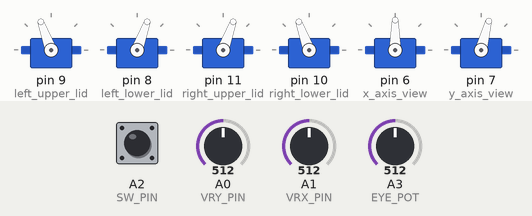
The sketch below on a simulated Arduino Uno, built with avr-gcc and run on an emulated ATmega328P. Parts: 6 × servo. Inputs (shaded band) come from the test bench; at power-on: A2 (SW_PIN) HIGH, A0 (VRY_PIN) = 512, A3 (EYE_POT) = 512, A1 (VRX_PIN) = 512. What the sketch prints to the serial monitor is not drawn.

Above: at 1.2 s.
1.3 s: A2 (SW_PIN) pulled LOW for 1 s
At 1.52 s:
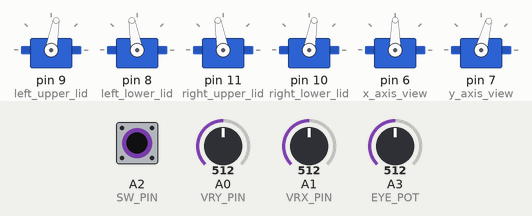
4.3 s: A0 (VRY_PIN) set to 716
At 5.6 s:
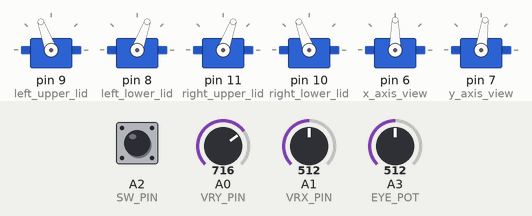
5.9 s: A3 (EYE_POT) set to 122
At 7.3 s:
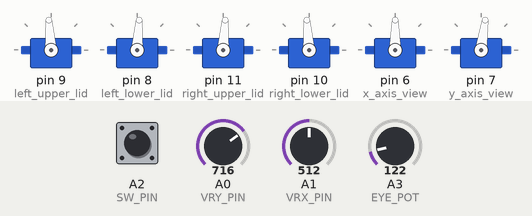
7.6 s: A1 (VRX_PIN) set to 716
At 8.6 s:
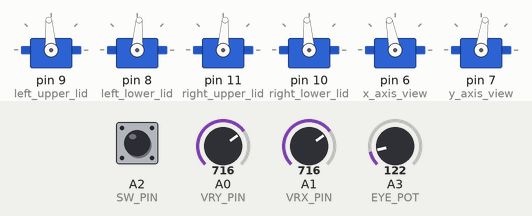
9.3 s: A2 (SW_PIN) pulled LOW for 0.15 s
At 9.55 s:
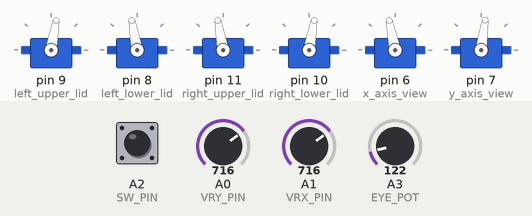
11.1 s: A3 (EYE_POT) set to 306
At 12.2 s:
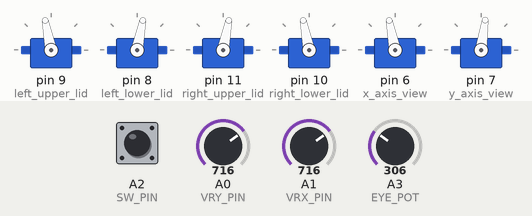
Timing chart, 0 to 13.8 s (numbered marks = the images above; inputs shaded):
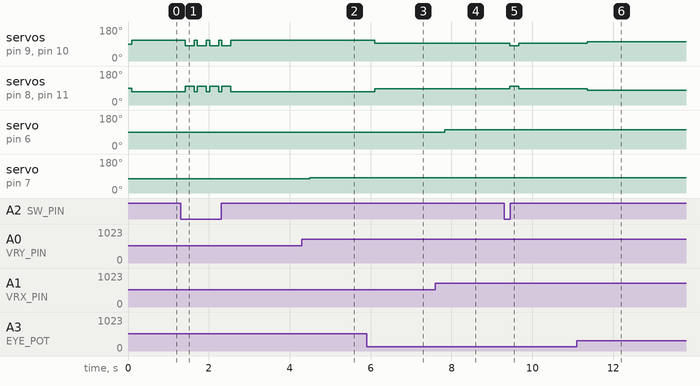

Measured:
- after the input at 1.3 s, servo on pin 9 (left_upper_lid): alternates 110° for 0.08 s and 80° for 0.22 s, 8 changes in all, then stays 110°, starting after 0.11 s; servo on pin 8 (left_lower_lid): alternates 100° for 0.22 s and 70° for 0.08 s, 8 changes in all, then stays 70°, starting after 0.11 s
- after the input at 4.3 s, servo on pin 7 (y_axis_view): 75° → 82° after 0.19 s
- after the input at 5.9 s, servo on pin 9 (left_upper_lid), servo on pin 10 (right_lower_lid): 110° → 94° after 0.20 s; servo on pin 8 (left_lower_lid), servo on pin 11 (right_upper_lid): 70° → 86° after 0.20 s
- after the input at 7.6 s, servo on pin 6 (x_axis_view): 90° → 101° after 0.23 s
- after the input at 9.3 s, servo on pin 9 (left_upper_lid), servo on pin 10 (right_lower_lid): 94° → 80° after 0.14 s, → 94° 0.22 s later; servo on pin 8 (left_lower_lid), servo on pin 11 (right_upper_lid): 86° → 100° after 0.14 s, → 86° 0.22 s later
- after the input at 11.1 s, servo on pin 9 (left_upper_lid), servo on pin 10 (right_lower_lid): 94° → 101° after 0.26 s; servo on pin 8 (left_lower_lid), servo on pin 11 (right_upper_lid): 86° → 79° after 0.26 s

The sketch:

joystick_input_arduino_uno.ino
```cpp
#include <Servo.h>

// Define the pin connections
int VRY_PIN = A0; // Potentiometer VRX pin connected to A0 (analog pin)
int VRX_PIN = A1; // Potentiometer VRY pin connected to digital pin D1
int SW_PIN = A2;  // Switch connected to digital pin D2
int EYE_POT = A3;

Servo left_upper_lid;
Servo left_lower_lid;
Servo right_upper_lid;
Servo right_lower_lid;
Servo x_axis_view;
Servo y_axis_view;

int vrxValue;
int vryValue;
int eyePotValue;

int x_axis_write_value;
int y_axis_write_value;
int eye_pot_write_value;

int eye_lid_value;

void setup() {
  // Initialize serial communication for debugging
  Serial.begin(9600);

  left_upper_lid.attach(9);
  left_lower_lid.attach(8);
  right_upper_lid.attach(11);
  right_lower_lid.attach(10);
  x_axis_view.attach(6);
  y_axis_view.attach(7);

  // Initialize the switch pin as an input with pull-up resistor
  pinMode(SW_PIN, INPUT_PULLUP);

  // Initialize the potentiometer pins (analog read pin doesn't need pinMode)
  pinMode(VRY_PIN, INPUT); // Digital pin for VRY
  pinMode(VRX_PIN, INPUT);
  pinMode(EYE_POT, INPUT);

  left_upper_lid.write(90);
  left_lower_lid.write(90);
  right_upper_lid.write(90);
  right_lower_lid.write(90);
  x_axis_view.write(90);
  y_axis_view.write(75);
}

void loop() {
  // Read the analog values from the potentiometers
  vrxValue = analogRead(VRX_PIN);  // Read VRX (A0 pin)
  vryValue = analogRead(VRY_PIN); // Read VRY (D1 pin, digital)
  eyePotValue = analogRead(EYE_POT);

  x_axis_write_value = map(vrxValue, 0, 1023, 60, 120);
  y_axis_write_value = map(vryValue, 0, 1023, 55, 95);
  eye_lid_value = map(y_axis_write_value,75, 95, 90, 150);
  eye_pot_write_value = map(eyePotValue, 0, 1023, 0, 40);

  Serial.print("EYE_POT : ");
  Serial.print(eye_pot_write_value);
  Serial.print(" | x_axis : ");
  Serial.print(x_axis_write_value);
  Serial.print(" | y_axis : ");
  Serial.print(y_axis_write_value);
  Serial.print(" | upper_lid : ");
  Serial.print(eye_lid_value);
  Serial.print(" | upper_lid_offset : ");
  Serial.print(90 - (eye_lid_value - 90));


  // Read the switch state (LOW when pressed, HIGH when not pressed)
  int swState = digitalRead(SW_PIN);

  // Print the values to the Serial Monitor
  Serial.print(" |  VRX: ");
  Serial.print(vrxValue);
  Serial.print(" | VRY: ");
  Serial.print(vryValue);


  Serial.print(" | Switch: ");
  if (swState == LOW) {
    Serial.println("Pressed");
    delay(20);
    left_upper_lid.write(80);
    left_lower_lid.write(100);
    right_upper_lid.write(100);
    right_lower_lid.write(80);
    delay(200);

  } else {
    Serial.println("Not Pressed");
  }

  // Small delay to avoid too much serial output
  delay(20);

  all_servo_write();
}

void all_servo_write()
{
  // UPPER EYE LID
  if (y_axis_write_value > 75 and eye_lid_value > 120)
  {
    left_upper_lid.write(eye_lid_value);
    right_upper_lid.write(90 - (eye_lid_value - 90));
  }
  else
  {
    left_upper_lid.write(90 + eye_pot_write_value);
    right_upper_lid.write(90 - eye_pot_write_value);
  }

  // LOWER EYE LID
    if (y_axis_write_value < 75 and eye_lid_value < 60)
  {
    left_lower_lid.write(eye_lid_value);
    right_lower_lid.write(90 - (eye_lid_value - 90));
  }
  else
  {
    left_lower_lid.write(90 - eye_pot_write_value);
    right_lower_lid.write(90 + eye_pot_write_value);
  }

  x_axis_view.write(x_axis_write_value);
  y_axis_view.write(y_axis_write_value);
}
```
